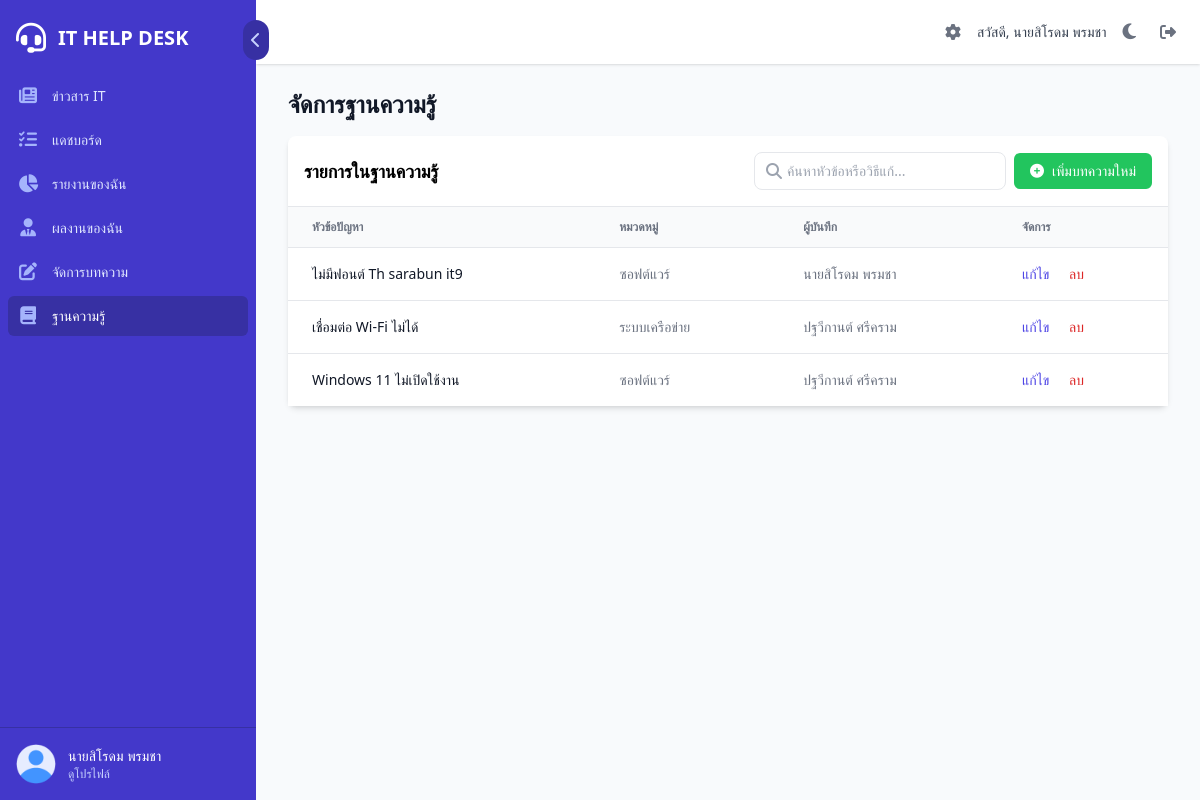
The page /admin_kb.php (signed in) on the database as committed earlier.
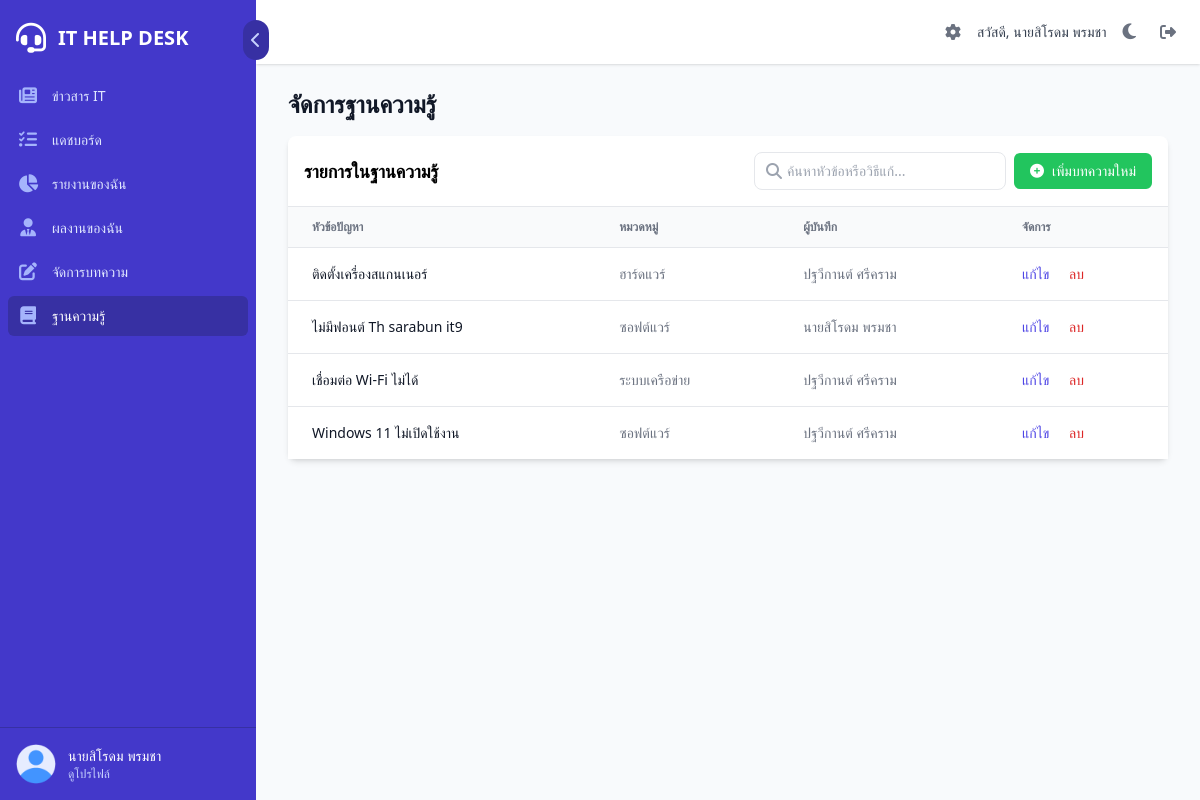
The same page on the database as committed later.
### tables this page shows
CREATE TABLE `knowledge_base` (
  `id` int(11) NOT NULL,
  `issue_id_source` int(11) DEFAULT NULL,
  `category` varchar(100) NOT NULL,
  `question` text NOT NULL,
  `answer` text NOT NULL,
  `created_by` int(11) NOT NULL,
  `created_at` timestamp NOT NULL DEFAULT current_timestamp()
);

CREATE TABLE `users` (
  `id` int(11) NOT NULL,
  `fullname` varchar(255) NOT NULL,
  `position` varchar(255) DEFAULT NULL,
  `department` varchar(255) DEFAULT NULL,
  `division` varchar(255) DEFAULT NULL,
  `phone` varchar(50) DEFAULT NULL,
  `line_id` varchar(100) DEFAULT NULL,
  `email` varchar(255) NOT NULL,
  `password` varchar(255) NOT NULL,
  `image_url` varchar(255) DEFAULT 'assets/images/user.png',
  `role` enum('user','it','admin') NOT NULL DEFAULT 'user',
  `created_at` timestamp NOT NULL DEFAULT current_timestamp()
);

### admin_kb.php (the view, shortened to what the changed rows need)
<?php
require_once 'includes/header.php';
$items_per_page = 15;
$current_page = isset($_GET['page']) ? (int)$_GET['page'] : 1;
$offset = ($current_page - 1) * $items_per_page;
$sql_conditions = "";
$params = [];
$types = "";
$sql = "SELECT kb.*, u.fullname as creator_name
        FROM knowledge_base kb
        JOIN users u ON kb.created_by = u.id" . $sql_conditions . "
        ORDER BY kb.created_at DESC LIMIT ? OFFSET ?";
array_push($params, $items_per_page, $offset);
$types .= "ii";
$stmt = $conn->prepare($sql);
$stmt->bind_param($types, ...$params);
$stmt->execute();
$kb_result = $stmt->get_result();
?>
<div x-data="{ isDeleteModalOpen: false, kbToDeleteId: null, kbToDeleteQuestion: '' }">
    <div class="bg-white rounded-lg shadow-md">
       <div class="overflow-x-auto">
            <table class="min-w-full divide-y divide-gray-200">
                <thead class="bg-gray-50">
                    <tr>
                        <th class="px-6 py-3 text-left text-xs font-bold text-gray-500 uppercase">หัวข้อปัญหา</th>
                        <th class="px-6 py-3 text-left text-xs font-bold text-gray-500 uppercase">หมวดหมู่</th>
                        <th class="px-6 py-3 text-left text-xs font-bold text-gray-500 uppercase">ผู้บันทึก</th>
                        <th class="px-6 py-3 text-left text-xs font-bold text-gray-500 uppercase">จัดการ</th>
                    </tr>
                </thead>
                <tbody class="bg-white divide-y divide-gray-200">
                    <?php if ($kb_result->num_rows > 0): ?>
                        <?php while($item = $kb_result->fetch_assoc()): ?>
                        <tr class="hover:bg-gray-50">
                            <td class="px-6 py-4 whitespace-nowrap text-sm font-medium text-gray-900"><?php echo htmlspecialchars($item['question']); ?></td>
                            <td class="px-6 py-4 whitespace-nowrap text-sm text-gray-500"><?php echo htmlspecialchars($item['category']); ?></td>
                            <td class="px-6 py-4 whitespace-nowrap text-sm text-gray-500"><?php echo htmlspecialchars($item['creator_name']); ?></td>
                            <td class="px-6 py-4 whitespace-nowrap text-sm font-medium">
                                <a href="admin_kb_form.php?id=<?php echo $item['id']; ?>" class="text-indigo-600 hover:text-indigo-900">แก้ไข</a>
                                <button @click="isDeleteModalOpen = true; kbToDeleteId = <?php echo $item['id']; ?>; kbToDeleteQuestion = '<?php echo htmlspecialchars(addslashes($item['question'])); ?>';" class="text-red-600 hover:text-red-900 ml-4">ลบ</button>
                            </td>
                        </tr>
                        <?php endwhile; ?>
                    <?php else: ?>
                        <tr>
                            <td colspan="4" class="text-center py-10 text-gray-500">ไม่พบข้อมูลในฐานความรู้</td>
                        </tr>
                    <?php endif; ?>
                </tbody>
            </table>
       </div>
    </div>
</div>
<?php
require_once 'includes/footer.php';
?>

### includes/sidebar_content.php (shortened to what the changed rows need)
<div class="flex-1 flex flex-col pt-5 pb-4 overflow-y-auto">
    <nav class="mt-5 flex-1 px-2 space-y-1">
        <?php
        $baseLinkClass = "group flex items-center px-2 py-2 text-sm font-medium rounded-md transition-colors duration-200";
        $inactiveLinkClass = "text-indigo-100 hover:bg-indigo-600";
        $activeLinkClass = "bg-indigo-800 text-white";
        foreach ($menu_items as $url => $item) {
            $isActive = ($current_page === $url) || ($url === 'news.php' && $current_page === 'article_view.php');
            $class = $isActive ? $activeLinkClass : $inactiveLinkClass;
            echo "<a href='$url' class='$baseLinkClass $class' :class='isSidebarCollapsed ? \"justify-center\" : \"\"' title='" . htmlspecialchars($item['title']) . "'>";
            echo "<i class='fa-solid " . $item['icon'] . " flex-shrink-0 h-6 w-6 text-lg text-indigo-300 flex items-center justify-center' :class='isSidebarCollapsed ? \"\" : \"mr-3\"'></i>";
            echo "<span class='sidebar-text' x-show='!isSidebarCollapsed'>" . $item['title'] . "</span>";
            echo "</a>";
        }
        ?>
    </nav>
</div>

Rows that differ between the two databases and show on the page:
added knowledge_base: question "ติดตั้งเครื่องสแกนเนอร์", category "ฮาร์ดแวร์", users.fullname "ปฐวีกานต์ ศรีคราม"
